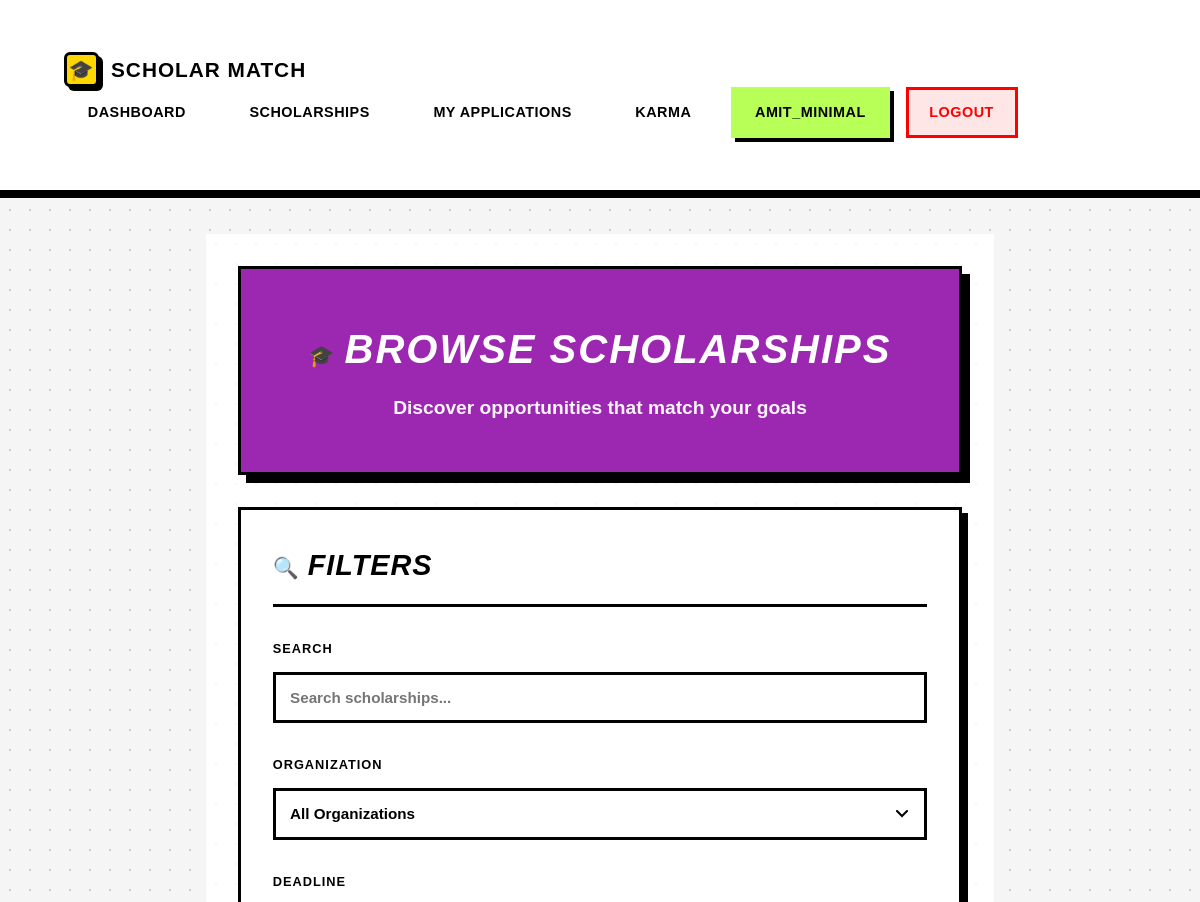
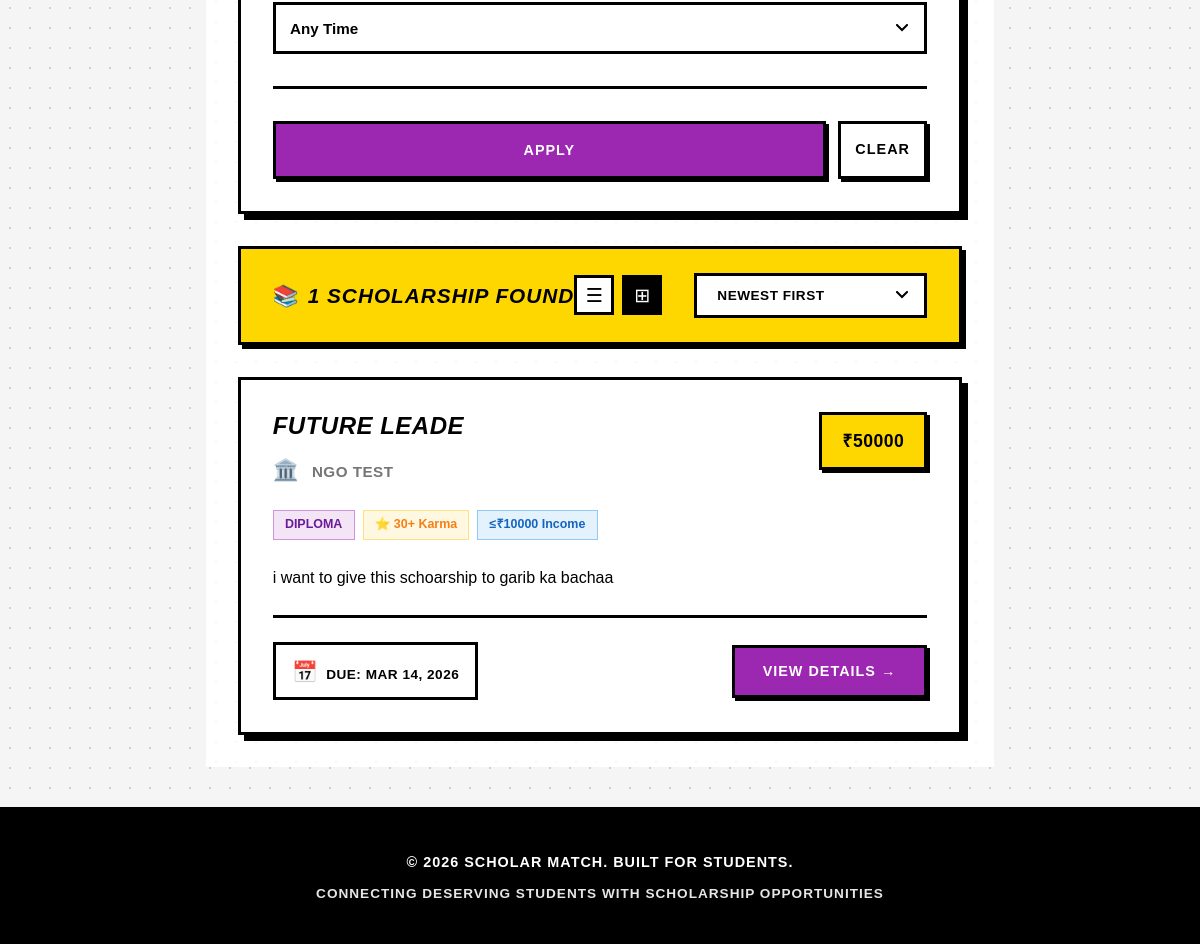
Screenshot of /scholarships/ (signed in) with the database file from the repository (2 pictures, top to bottom).
### users/models.py (models this page shows, shortened)
class User(AbstractUser):
    is_student = models.BooleanField(default=True)
    is_moderator = models.BooleanField(default=False)
    is_organization = models.BooleanField(default=False)

class OrganizationProfile(models.Model):
    user = models.OneToOneField(User, on_delete=models.CASCADE, primary_key=True)
    organization_name = models.CharField(max_length=255, unique=True)
    contact_person = models.CharField(max_length=150)
    official_email = models.EmailField(unique=True)
    website_url = models.URLField(max_length=2000, blank=True)
    is_verified_funder = models.BooleanField(default=False, help_text="Verified by platform administration")

### scholarships/models.py (models this page shows, shortened)
class Scholarship(models.Model):
    title = models.CharField(max_length=255, unique=True, verbose_name="Scholarship Title")
    org_profile = models.ForeignKey(
        'users.OrganizationProfile',
        on_delete=models.CASCADE,
        related_name='scholarships',
        null=True, blank=True,
        verbose_name="Organization"
    )
    logo = models.ImageField(
        upload_to='scholarship_logos/',
        blank=True, null=True,
        verbose_name="Organization Logo"
    )
    description = models.TextField(verbose_name="About the Scholarship (HTML allowed)")
    deadline = models.DateTimeField(verbose_name="Application Deadline")
    education_level = models.CharField(
        max_length=20,
        choices=EDUCATION_LEVEL_CHOICES,
        default='ANY',
        verbose_name="Target Education Level"
    )
    courses = models.TextField(
        blank=True, default='[]',
        help_text='JSON list of eligible courses/streams. Leave "[]" for any.'
    )
    max_family_income = models.PositiveIntegerField(
        null=True, blank=True,
        verbose_name="Max Family Annual Income (₹)",
        help_text="Maximum annual family income in INR (e.g. 800000 for ₹8 lakh)"
    )
    min_percentage = models.DecimalField(
        max_digits=5, decimal_places=2,
        null=True, blank=True,
        verbose_name="Minimum Academic Score (%/CGPA)"
    )
    demographic_focus = models.TextField(
        blank=True, default='[]',
        help_text='JSON list of demographic targets. Leave "[]" for all.'
    )
    total_budget = models.PositiveIntegerField(
        verbose_name="Total Budget (₹)",
        help_text="Full amount the organization deposits into escrow (INR)"
    )
    distribution_type = models.CharField(
        max_length=10,
        choices=DISTRIBUTION_TYPE_CHOICES,
        default='FIXED',
        verbose_name="Distribution Logic"
    )
    fixed_amount = models.PositiveIntegerField(
        null=True, blank=True,
        verbose_name="Fixed Amount per Winner (₹)",
        help_text="Required when distribution type is FIXED"
    )
    num_winners = models.PositiveIntegerField(
        null=True, blank=True,
        verbose_name="Number of Winners",
        help_text="How many students get selected"
    )
    disbursement_method = models.CharField(
        max_length=20,
        choices=DISBURSEMENT_METHOD_CHOICES,
        default='BANK_TRANSFER',
        verbose_name="Disbursement Method"
    )
    min_karma = models.PositiveIntegerField(
        default=0,
        verbose_name="Minimum Karma Points Required",
        help_text="Only students with ≥ this karma can apply"
    )
    verification_strictness = models.CharField(
        max_length=10,
        choices=VERIFICATION_STRICTNESS_CHOICES,
        default='STANDARD',
        verbose_name="Verification Strictness"
    )
    essay_question = models.TextField(
        blank=True,
        verbose_name="Custom Essay / Question (Optional)",
        help_text="e.g. 'Why do you need this scholarship?'"
    )
    is_active = models.BooleanField(
        default=False,
        help_text="Becomes True only after payment is confirmed"
    )
    is_funded = models.BooleanField(
        default=False,
        help_text="True once Razorpay payment is verified"
    )
    created_at = models.DateTimeField(auto_now_add=True)
    last_updated = models.DateTimeField(auto_now=True)
    organization = models.CharField(
        max_length=255, blank=True,
        help_text="[Legacy] Organization name as string. Use org_profile FK instead."
    )
    source_url = models.URLField(max_length=2000, blank=True)
    award_amount = models.CharField(
        max_length=50, blank=True,
        help_text="[Legacy] Free-text award amount. Use total_budget instead."
    )
    details = models.TextField(
        blank=True,
        help_text="[Legacy] Use description instead."
    )
    is_verified = models.BooleanField(default=False)
    found_by_student = models.ForeignKey(
        'users.StudentProfile',
        on_delete=models.SET_NULL,
        null=True, blank=True,
        related_name='found_scholarships'
    )
    finder_karma_awarded = models.IntegerField(default=0)
    class Meta:
        ordering = ['-created_at']
    @property
    def name(self):
        """
        Backward-compatibility alias for `title`.
        All existing templates and views use scholarship.name — this keeps
        them working without any changes.
        """
        return self.title

### scholarships/views.py (the view)
# urls.py: path('', views.scholarship_list, name='scholarship_list'),
@login_required
def scholarship_list(request):
    scholarships = Scholarship.objects.filter(is_active=True).select_related('org_profile')
    search_query = request.GET.get('search', '')
    if search_query:
        scholarships = scholarships.filter(
            Q(title__icontains=search_query) |
            Q(description__icontains=search_query) |
            Q(organization__icontains=search_query)
        )
    org_filter = request.GET.get('organization', '')
    if org_filter:
        scholarships = scholarships.filter(
            Q(organization__icontains=org_filter) |
            Q(org_profile__organization_name__icontains=org_filter)
        )
    edu_filter = request.GET.get('education', '')
    if edu_filter:
        scholarships = scholarships.filter(education_level=edu_filter)
    deadline_filter = request.GET.get('deadline', '')
    today = datetime.now().date()
    if deadline_filter == 'week':
        scholarships = scholarships.filter(deadline__gte=today, deadline__lte=today + timedelta(days=7))
    elif deadline_filter == 'month':
        scholarships = scholarships.filter(deadline__gte=today, deadline__lte=today + timedelta(days=30))
    elif deadline_filter == 'quarter':
        scholarships = scholarships.filter(deadline__gte=today, deadline__lte=today + timedelta(days=90))
    sort_by = request.GET.get('sort', '-created_at')
    valid_sorts = ['deadline', '-deadline', 'title', '-title', 'total_budget', '-total_budget', 'created_at', '-created_at']
    if sort_by in valid_sorts:
        scholarships = scholarships.order_by(sort_by)
    else:
        scholarships = scholarships.order_by('-created_at')
    organizations = (
        Scholarship.objects
        .filter(is_active=True)
        .values_list('organization', flat=True)
        .distinct()
    )
    edu_choices = Scholarship.EDUCATION_LEVEL_CHOICES if hasattr(Scholarship, 'EDUCATION_LEVEL_CHOICES') else []
    context = {
        'scholarships': scholarships,
        'organizations': organizations,
        'edu_choices': edu_choices,
        'total_count': scholarships.count(),
        'search_query': search_query,
        'org_filter': org_filter,
        'edu_filter': edu_filter,
        'deadline_filter': deadline_filter,
        'sort_by': sort_by,
    }
    return render(request, 'scholarships/scholarship_list.html', context)

### scholarships/templates/scholarships/scholarship_list.html (shortened to what this page needs)
{% extends 'base.html' %}
{% block content %}
<div class="browse-page-wrapper">
    <div class="browse-container-wrapper">
        <div class="scholarship-header">
            <h1><span class="icon-emoji">🎓</span>Browse Scholarships</h1>
            <p>Discover opportunities that match your goals</p>
        </div>
        <div class="browse-container">
            <aside class="filter-sidebar">
                <h3><span class="icon-emoji">🔍</span>Filters</h3>
                <form method="get" action="{% url 'scholarships:scholarship_list' %}">
                    <div class="filter-group">
                        <label for="search">Search</label>
                        <input type="text" id="search" name="search" placeholder="Search scholarships..." value="{{ search_query }}">
                    </div>
                    <div class="filter-group">
                        <label for="organization">Organization</label>
                        <select id="organization" name="organization">
                            <option value="">All Organizations</option>
                        </select>
                    </div>
                    <div class="filter-group">
                        <label for="deadline">Deadline</label>
                        <select id="deadline" name="deadline">
                            <option value="">Any Time</option>
                        </select>
                    </div>
                    <div class="filter-actions">
                        <button type="submit" class="btn-filter">Apply</button>
                        <a href="{% url 'scholarships:scholarship_list' %}" class="btn-clear">Clear</a>
                    </div>
                </form>
            </aside>
            <main class="scholarships-main">
                <div class="results-header">
                    <div class="results-count">
                        <span class="icon-emoji">📚</span>{{ total_count }} Scholarship{{ total_count|pluralize }} Found
                    </div>
                    <div class="results-controls">
                        <div class="view-toggle">
                            <button type="button" class="view-btn" data-view="list" title="List View">☰</button>
                            <button type="button" class="view-btn active" data-view="grid" title="Grid View">⊞</button>
                        </div>
                        <div class="sort-controls">
                            <form method="get" id="sortForm">
                                <select name="sort" onchange="this.form.submit()">
                                    <option value="-created_at" {% if sort_by == '-created_at' %}selected{% endif %}>Newest First</option>
                                </select>
                            </form>
                        </div>
                    </div>
                </div>
                {% if scholarships %}
                <div class="scholarship-grid grid-view" id="scholarshipGrid">
                    {% for scholarship in scholarships %}
                    <article class="scholarship-card">
                        <div class="scholarship-card-header">
                            <div style="flex:1;">
                                <h3><a href="{% url 'scholarships:scholarship_detail' pk=scholarship.pk %}">{{ scholarship.title }}</a></h3>
                                <div class="organization-name">
                                    <span class="icon-emoji">🏛️</span>
                                    {% if scholarship.org_profile %}{{ scholarship.org_profile.organization_name }}{% else %}{{ scholarship.organization }}{% endif %}
                                </div>
                            </div>
                            <div class="amount-badge">
                                {% if scholarship.total_budget %}₹{{ scholarship.total_budget|floatformat:0 }}{% else %}—{% endif %}
                            </div>
                        </div>
                        <div style="display:flex;gap:.5rem;flex-wrap:wrap;margin-bottom:1rem;">
                            {% if scholarship.education_level and scholarship.education_level != 'ANY' %}
                            <span style="background:#f3e5f5;color:#6A1B9A;padding:.25rem .7rem;border:1.5px solid #CE93D8;font-size:.78rem;font-weight:700;text-transform:uppercase;">{{ scholarship.get_education_level_display }}</span>
                            {% endif %}
                            {% if scholarship.min_karma %}
                            <span style="background:#fff8e1;color:#F57F17;padding:.25rem .7rem;border:1.5px solid #FFE082;font-size:.78rem;font-weight:700;">⭐ {{ scholarship.min_karma }}+ Karma</span>
                            {% endif %}
                            {% if scholarship.max_family_income %}
                            <span style="background:#e3f2fd;color:#1565C0;padding:.25rem .7rem;border:1.5px solid #90CAF9;font-size:.78rem;font-weight:700;">≤₹{{ scholarship.max_family_income|floatformat:0 }} Income</span>
                            {% endif %}
                        </div>
                        <div class="scholarship-details">{{ scholarship.description|default:scholarship.details|truncatewords:25 }}</div>
                        <div class="scholarship-meta">
                            <div class="deadline-badge"><span class="icon-emoji">📅</span>Due: {{ scholarship.deadline|date:"M d, Y" }}</div>
                            <a href="{% url 'scholarships:scholarship_detail' pk=scholarship.pk %}" class="view-details-btn">View Details →</a>
                        </div>
                    </article>
                    {% endfor %}
                </div>
                {% else %}
                <div class="no-results">
                    <h3><span class="icon-emoji">😔</span>No Scholarships Found</h3>
                    <p>Try adjusting your filters or search terms.</p>
                    <a href="{% url 'scholarships:scholarship_list' %}" class="btn-filter">View All Scholarships</a>
                </div>
                {% endif %}
            </main>
        </div>
    </div>
</div>
{% endblock %}

### templates/base.html (shortened to what this page needs)
<!DOCTYPE html>
<html lang="en">
<head>
</head>
<body>
    <nav>
        <div class="container">
            <a href="/" class="logo">
                <div class="logo-icon">🎓</div>
                <span>Scholar Match</span>
            </a>
            <ul>
                {% if user.is_authenticated %}
                {% if user.is_student %}
                <li><a href="{% url 'student_dashboard' %}">Dashboard</a></li>
                <li><a href="{% url 'scholarships:scholarship_list' %}">Scholarships</a></li>
                <li><a href="{% url 'applications:my_applications' %}">My Applications</a></li>
                <li><a href="{% url 'karma:karma_dashboard' %}">Karma</a></li>
                {% elif user.is_organization %}
                <li><a href="{% url 'funder_portal:funder_dashboard' %}">Dashboard</a></li>
                <li><a href="{% url 'funder_portal:create_scholarship' %}">Create Scholarship</a></li>
                <li><a href="{% url 'funder_portal:view_applications' %}">Applications</a></li>
                {% elif user.is_moderator %}
                <li><a href="{% url 'moderator_dashboard' %}">Dashboard</a></li>
                <li><a href="{% url 'moderator_add_scholarship' %}">Add Scholarship</a></li>
                <li><a href="{% url 'karma:moderator_overview' %}">Karma Review</a></li>
                {% endif %}
                <li>
                    <span class="user-info">{{ user.username }}</span>
                </li>
                <li><a href="{% url 'logout' %}" class="logout-btn">Logout</a></li>
                {% else %}
                <li><a href="{% url 'login' %}">Login</a></li>
                {% endif %}
            </ul>
        </div>
    </nav>
    <div class="container">
        {% block content %}
        {% endblock %}
    </div>
    <footer>
        <p>&copy; 2026 Scholar Match. Built for Students.</p>
        <p style="margin-top: 0.5rem; font-size: 0.85rem; opacity: 0.9;">Connecting Deserving Students with Scholarship
            Opportunities</p>
    </footer>
</body>
</html>

### rows the page displays
User: username "AMIT_MINIMAL"
Scholarship: title "FUTURE LEADE", org_profile.organization_name "NGO TEST", total_budget "50000", education_level "DIPLOMA", min_karma "30", max_family_income "10000", description "i want to give this schoarship to garib ka bachaa", deadline "MAR 14, 2026"

### other values shown
{{ total_count }} "1"
